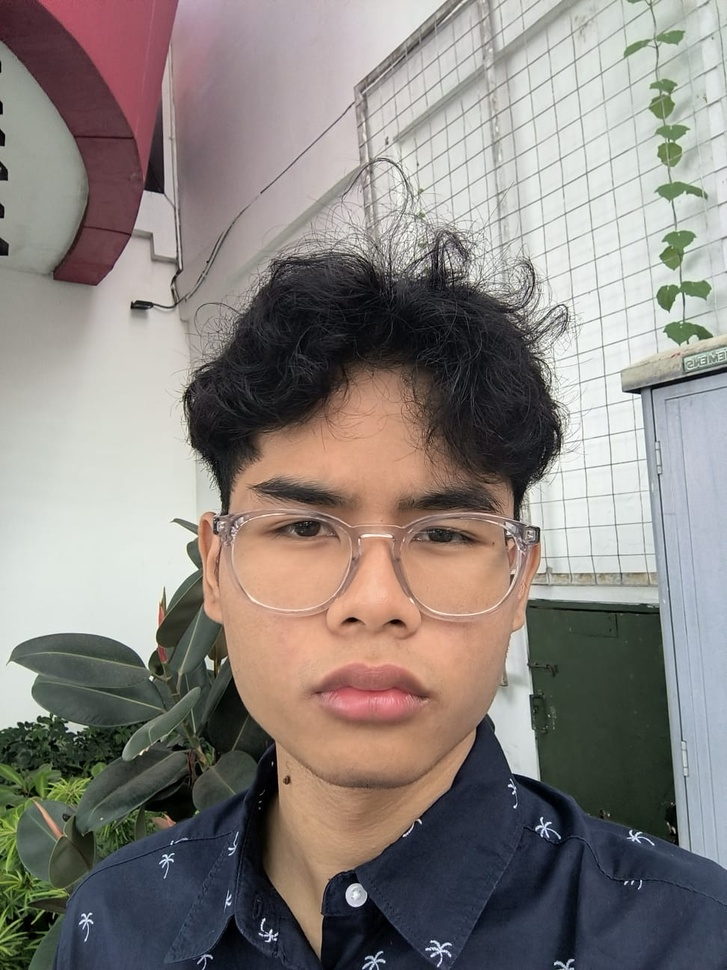
#> input picture foto-wajah.jpeg, 727 x 970 px, shrunk from 972 x 1296 before the run, found by its file name
$ python visualize.py
#> lines starting #> are read from the running program, lines starting #| are printed output that depends on the picture
import os
from PIL import Image

def buat_visualisasi_warna_asli(image_path):
#> called with image_path = 'foto-wajah.jpeg'
    if not os.path.exists(image_path):
        print(f"Error: File '{image_path}' tidak ditemukan!")
        return

    # 1. Buka gambar asli dalam mode RGB
    img_rgb = Image.open(image_path).convert("RGB")
#> img_rgb is the input picture: PIL image 727x970 RGB; mean R, G, B 137.3, 130.8, 126.6
    w, h = img_rgb.size
#> w = 727; h = 970

    # Buat folder untuk menyimpan hasil gambar
    os.makedirs("visualisasi_warna_asli", exist_ok=True)

    # Menyiapkan saluran kosong (berisi angka 0) untuk bantuan manipulasi RGB
    r_channel, g_channel, b_channel = img_rgb.split()
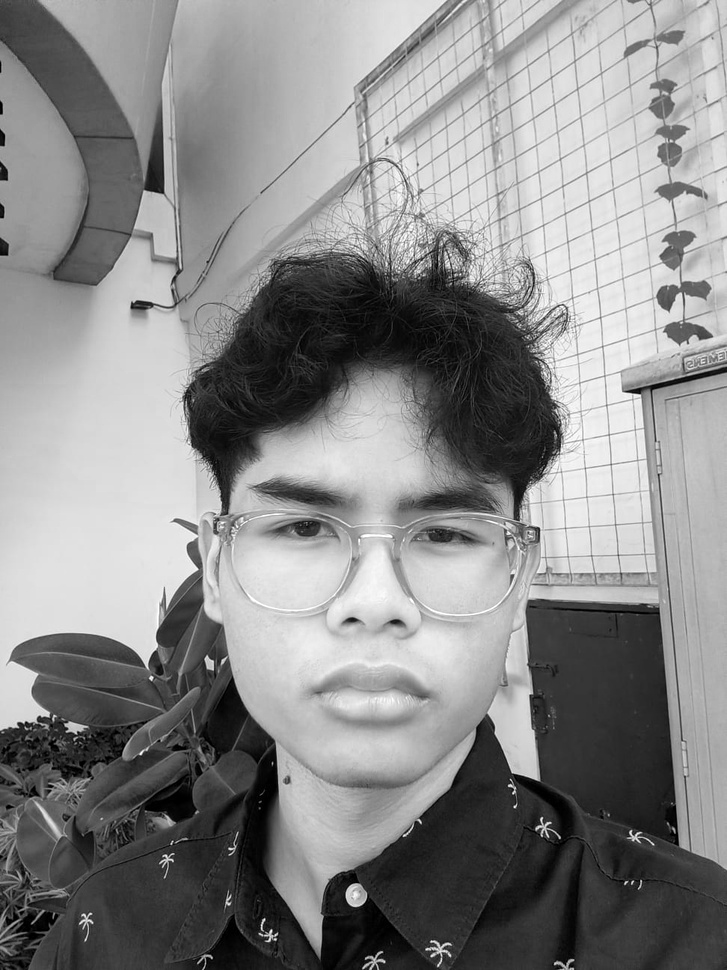
#> r_channel: PIL image 727x970 L; min 0, max 255, mean 137.3
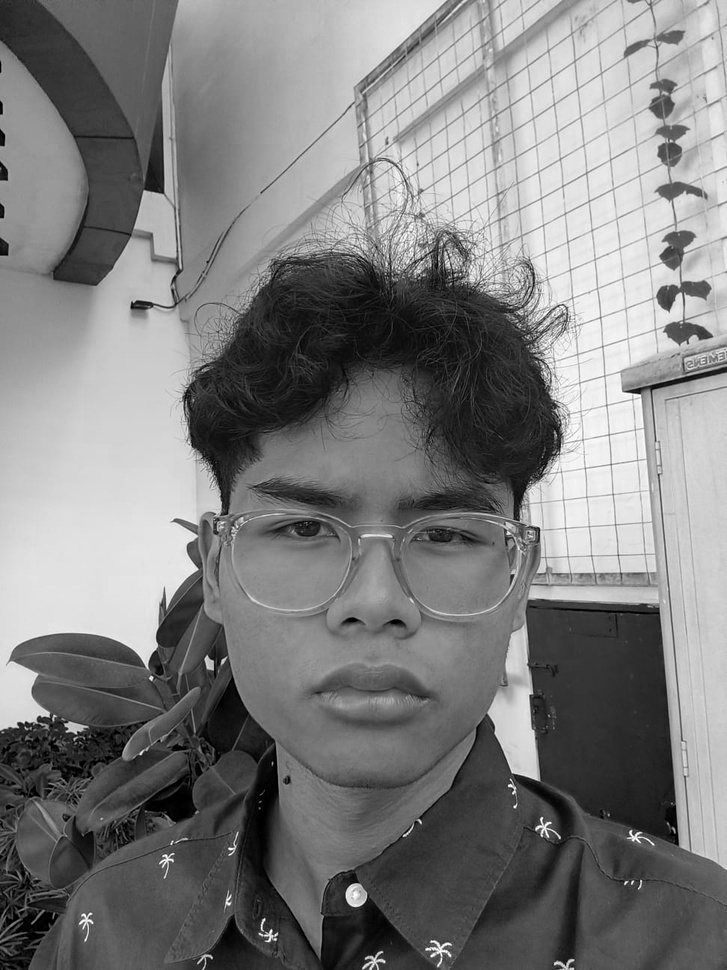
#> b_channel: PIL image 727x970 L; min 0, max 255, mean 126.6
    hitam = r_channel.point(lambda x: 0)
#> hitam: PIL image 727x970 L; every value is 0

    print("--- Memproses Saluran RGB ---")
    # Saluran R Asli (R, 0, 0) -> Hanya memancarkan cahaya merah
    img_r_warna = Image.merge("RGB", (r_channel, hitam, hitam))
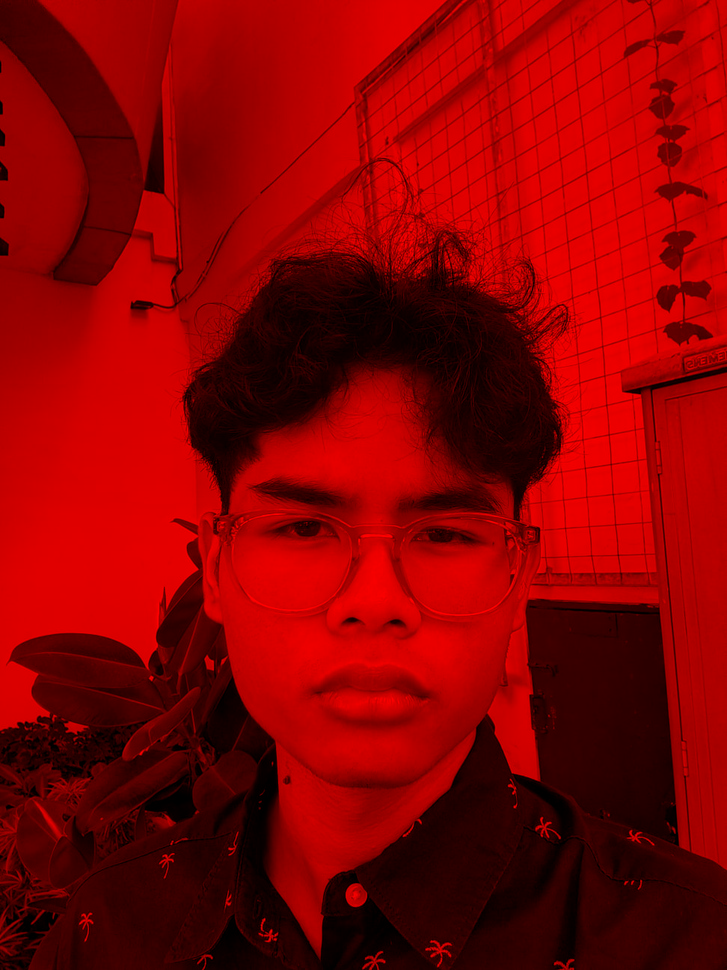
#> img_r_warna: PIL image 727x970 RGB; mean R, G, B 137.3, 0, 0
    img_r_warna.save("visualisasi_warna_asli/1_RGB_Saluran_Red_Warna.png")

    # Saluran G Asli (0, G, 0) -> Hanya memancarkan cahaya hijau
    img_g_warna = Image.merge("RGB", (hitam, g_channel, hitam))
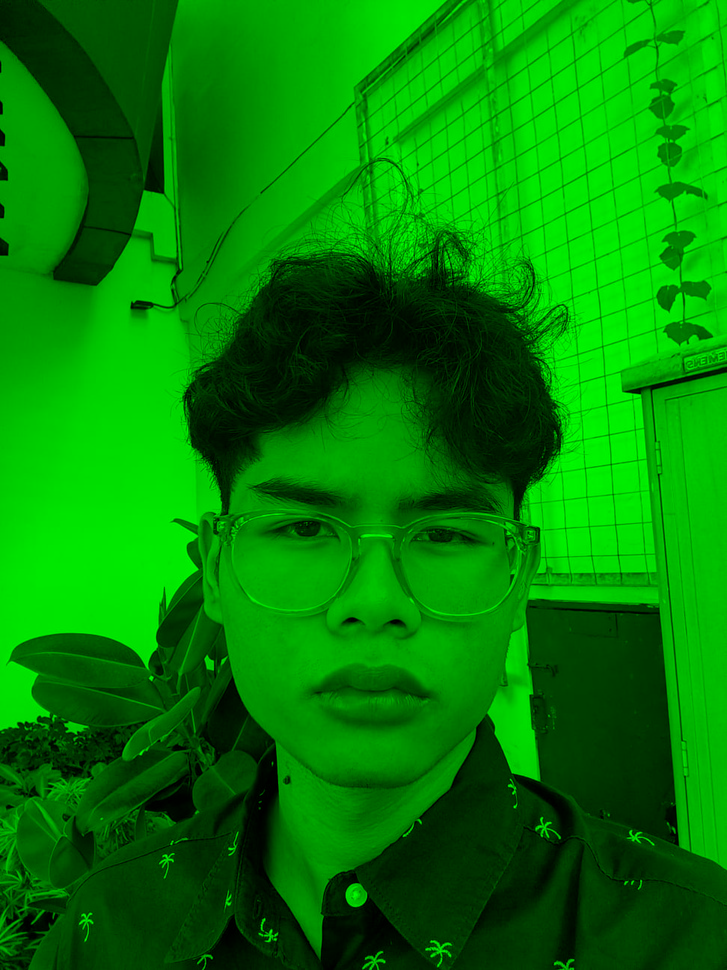
#> img_g_warna: PIL image 727x970 RGB; mean R, G, B 0, 130.8, 0
    img_g_warna.save("visualisasi_warna_asli/2_RGB_Saluran_Green_Warna.png")

    # Saluran B Asli (0, 0, B) -> Hanya memancarkan cahaya biru
    img_b_warna = Image.merge("RGB", (hitam, hitam, b_channel))
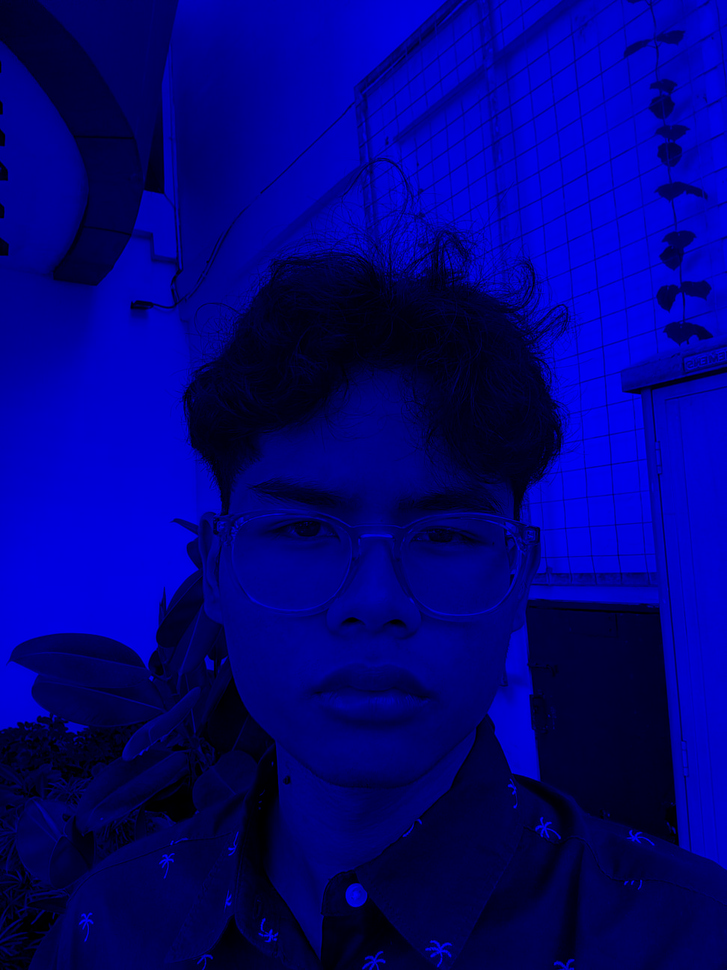
#> img_b_warna: PIL image 727x970 RGB; mean R, G, B 0, 0, 126.6
    img_b_warna.save("visualisasi_warna_asli/3_RGB_Saluran_Blue_Warna.png")


    print("--- Memproses Saluran YCbCr ---")
    # Konversi gambar ke format YCbCr
    img_ycbcr = img_rgb.convert("YCbCr")
#> img_ycbcr: PIL image 727x970 YCbCr; mean of channels 0, 1, 2 131.8, 124.4, 131.2
    y_data, cb_data, cr_data = img_ycbcr.split()

    # A. Saluran Y (Luminance) -> Warna aslinya memang grayscale/hitam-putih murni
    y_data.save("visualisasi_warna_asli/4_YCbCr_Saluran_Y_Warna.png")

    # B. Mewarnai Saluran Cb (Chroma Blue)
    # Kita kunci nilai Y (Kecerahan) di angka 128 (tengah-tengah) dan Cr di angka 128 (netral)
    # Ini akan memunculkan warna transisi asli Cb dari Kuning ke Biru
    y_netral = y_data.point(lambda x: 128)
#> y_netral: PIL image 727x970 L; every value is 128
    cr_netral = cr_data.point(lambda x: 128)
    img_cb_warna = Image.merge("YCbCr", (y_netral, cb_data, cr_netral)).convert("RGB")
    img_cb_warna.save("visualisasi_warna_asli/5_YCbCr_Saluran_Cb_Warna.png")

    # C. Mewarnai Saluran Cr (Chroma Red)
    # Kita kunci nilai Y di angka 128 dan Cb di angka 128 (netral)
    # Ini akan memunculkan warna transisi asli Cr dari Sian (Hijau Toska) ke Merah
    cb_netral = cb_data.point(lambda x: 128)
    img_cr_warna = Image.merge("YCbCr", (y_netral, cb_netral, cr_data)).convert("RGB")
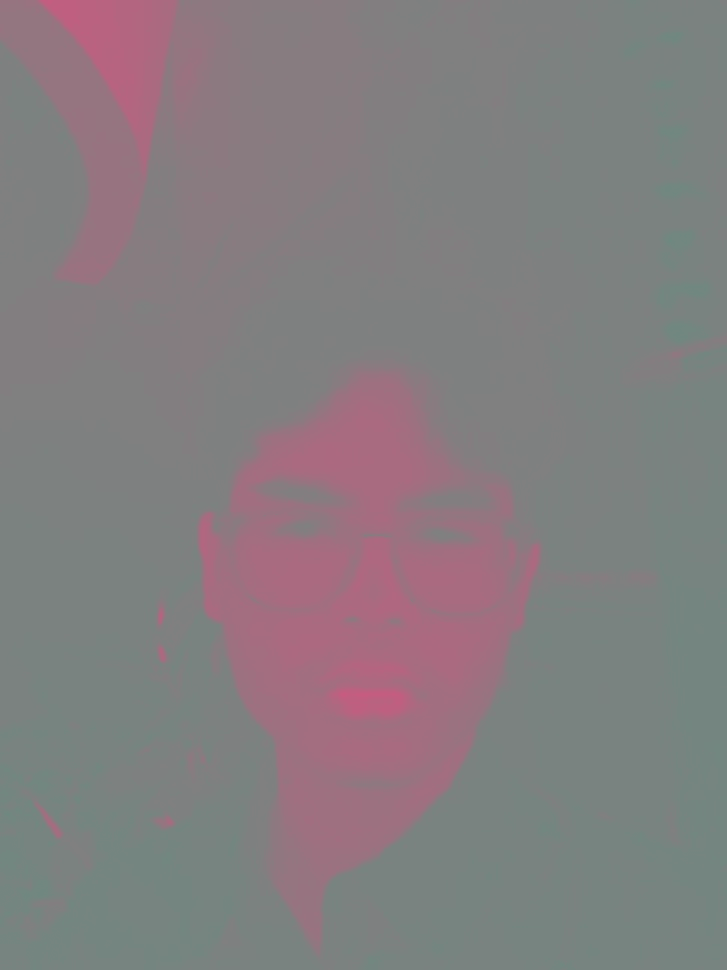
#> img_cr_warna: PIL image 727x970 RGB; mean R, G, B 132, 125.3, 128
    img_cr_warna.save("visualisasi_warna_asli/6_YCbCr_Saluran_Cr_Warna.png")

    print("\n[SUKSES] Semua file warna asli berhasil dibuat!")
    print("Silakan cek folder 'visualisasi_warna_asli' di komputer Anda.")

if __name__ == "__main__":
    # Pastikan file "foto-muka.png" ada di folder yang sama
    buat_visualisasi_warna_asli("foto-wajah.jpeg")
